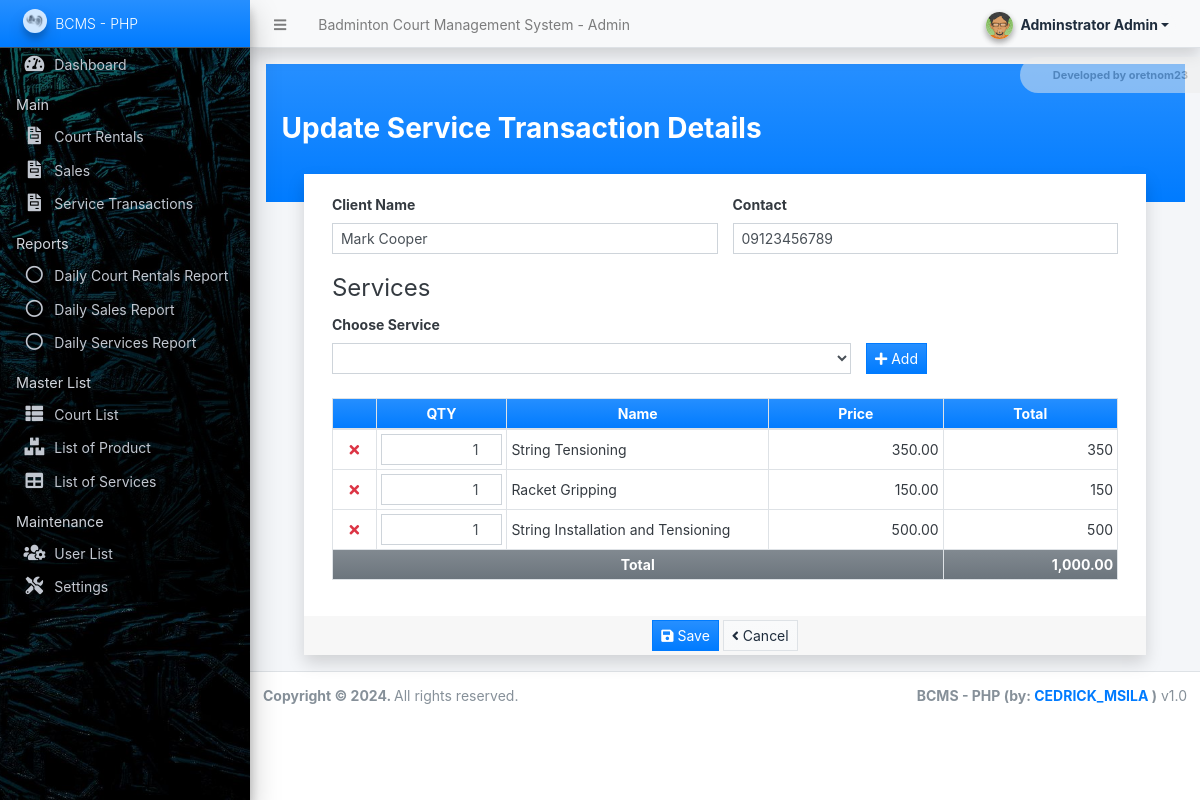
The page /admin/?page=service_transactions/manage_service_transaction&id=6 (signed in) on the database its author committed.
### tables this page shows
CREATE TABLE `service_transaction_items` (
  `service_transaction_id` int(30) NOT NULL,
  `service_id` int(30) NOT NULL,
  `price` float(12,2) NOT NULL DEFAULT 0.00,
  `quantity` int(30) NOT NULL DEFAULT 0
);

CREATE TABLE `service_list` (
  `id` int(30) NOT NULL,
  `name` text NOT NULL,
  `price` float(12,2) NOT NULL DEFAULT 0.00,
  `status` tinyint(1) NOT NULL DEFAULT 1,
  `delete_flag` tinyint(1) NOT NULL DEFAULT 0,
  `date_created` datetime NOT NULL DEFAULT current_timestamp(),
  `date_updated` datetime NOT NULL DEFAULT current_timestamp() ON UPDATE current_timestamp()
);

### config.php (called while the page is built, shortened)
<?php
function format_num($number = '' , $decimal = ''){
    if(is_numeric($number)){
        $ex = explode(".",$number);
        $decLen = isset($ex[1]) ? strlen($ex[1]) : 0;
        if(is_numeric($decimal)){
            return number_format($number,$decimal);
        }else{
            return number_format($number,$decLen);
        }
    }else{
        return "Invalid Input";
    }
}
?>

### admin/service_transactions/manage_service_transaction.php (the view, shortened to what this page needs)
<div class="mx-0 py-5 px-3 mx-ns-4 bg-gradient-primary">
	<h3><b><?= isset($id) ? "Update Service Transaction Details" : "Create New Service Transaction" ?></b></h3>
</div>
<div class="row justify-content-center" style="margin-top:-2em;">
	<div class="col-lg-11 col-md-11 col-sm-12 col-xs-12">
		<div class="card rounded-0 shadow">
			<div class="card-body">
				<div class="container-fluid">
					<form action="" id="service_transactions-form">
						<div class="row">
							<div class="form-group col-lg-6 col-md-6 col-sm-12 col-xs-12 mb-3">
								<label for="client_name" class="control-label">Client Name</label>
								<input type="text" class="form-control form-control-sm rounded-0" id="client_name" name="client_name" value="<?= isset($client_name) ? $client_name : '' ?>" required="required">
							</div>
							<div class="form-group col-lg-6 col-md-6 col-sm-12 col-xs-12 mb-3">
								<label for="contact" class="control-label">Contact</label>
								<input type="text" class="form-control form-control-sm rounded-0" id="contact" name="contact" value="<?= isset($contact) ? $contact : '' ?>" required="required">
							</div>
						</div>
						<fieldset>
							<legend>Services</legend>
							<div class="row align-items-end mb-2">
								<div class="form-group col-lg-8 col-md-8 col-sm-12 col-xs-12">
									<label for="service" class="control-label">Choose Service</label>
									<select type="text" class="form-control form-control-sm rounded-0" id="service">
										<option value="" selected disabled></option>
										<?php
										$services = $conn->query("SELECT * FROM `service_list` where delete_flag = 0 and `status` = 1 order by `name` asc");
										while($row = $services->fetch_array()):
										?>
										<option value="<?= $row['id'] ?>" data-price="<?= $row['price'] ?>"><?= $row['name'] ?></option>
										<?php endwhile; ?>
								</div>
								<div class="form-group col-lg-4 col-md-4 col-sm-12 col-xs-12">
									<button class="btn btn-primary bg-gradient-primary btn-sm rounded-0" type="button" id="add_service"><i class="fa fa-plus"></i> Add</button>
								</div>
							</div>
							<table class="table table-bordered" id="service-list">
								<colgroup>
									<col width="5%">
									<col width="15%">
									<col width="30%">
									<col width="20%">
									<col width="20%">
								</colgroup>
								<thead>
									<tr class="bg-gradient-primary">
										<th class="px-2 py-1 text-center"></th>
										<th class="px-2 py-1 text-center">QTY</th>
										<th class="px-2 py-1 text-center">Name</th>
										<th class="px-2 py-1 text-center">Price</th>
										<th class="px-2 py-1 text-center">Total</th>
									</tr>
								</thead>
								<tbody>
									<?php
									$total = 0;
									if(isset($id)):
										$services = $conn->query("SELECT st.*, s.name as `service` FROM `service_transaction_items` st inner join `service_list` s on st.service_id = s.id where st.service_transaction_id = '{$id}'");
										while($row = $services->fetch_assoc()):
											$total += $row['quantity'] * $row['price'];
									?>
									<tr>
										<td class="p-1 align-middle text-center">
											<a href="javascript:void(0)" class="p-1 text-decoration-none text-danger rem_prod"><i class="fa fa-times"></i></a>
										</td>
										<td class="p-1 align-middle text-center">
											<input type="number" min="1" value= '<?= $row['quantity'] ?>' class="form-control form-control-sm rounded-0 text-right" name="service_quantity[]">
										</td>
										<td class="p-1 align-middle service_name"><?= $row['service'] ?></td>
										<td class="p-1 align-middle service_price text-right"><?= format_num($row['price']) ?></td>
										<td class="p-1 align-middle service_total text-right"><?= format_num($row['price'] * $row['quantity']) ?></td>
									</tr>
									<?php endwhile; ?>
									<?php endif; ?>
								</tbody>
								<tfoot>
									<tr class="bg-gradient-secondary">
										<th class="p-1 text-center align-middle" colspan="4">Total</th>
										<th class="p-1 text-right align-middle service_gtotal"><?= format_num($total, 2) ?></th>
									</tr>
								</tfoot>
							</table>
						</fieldset>
					</form>
				</div>
			</div>
			<div class="card-footer py-1 text-center">
				<button class="btn btn-primary btn-sm bg-gradient-primary rounded-0" form="service_transactions-form"><i class="fa fa-save"></i> Save</button>
				<a class="btn btn-light btn-sm bg-gradient-light border rounded-0" href="./?page=service_transactions"><i class="fa fa-angle-left"></i> Cancel</a>
			</div>
		</div>
	</div>
</div>

### rows shown on the page
service_transaction_items: quantity "1", service.name "String Tensioning", price "350.00", format_num($row['price'] * $row['quantity']) "350"
service_transaction_items: quantity "1", service.name "Racket Gripping", price "150.00", format_num($row['price'] * $row['quantity']) "150"
service_transaction_items: quantity "1", service.name "String Installation and Tensioning", price "500.00", format_num($row['price'] * $row['quantity']) "500"

### other values the page prints
$_settings->info('name') "Badminton Court Management System"
$_settings->userdata('firstname').' '.$_settings->userdata('lastname') "Adminstrator Admin"
$_settings->info('short_name') "BCMS - PHP"
format_num($total, 2) "1,000.00"
